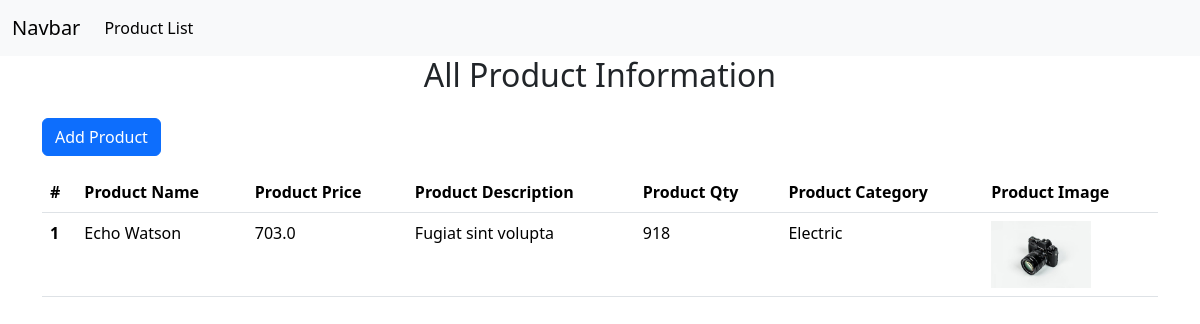
Before: / with the older database file.
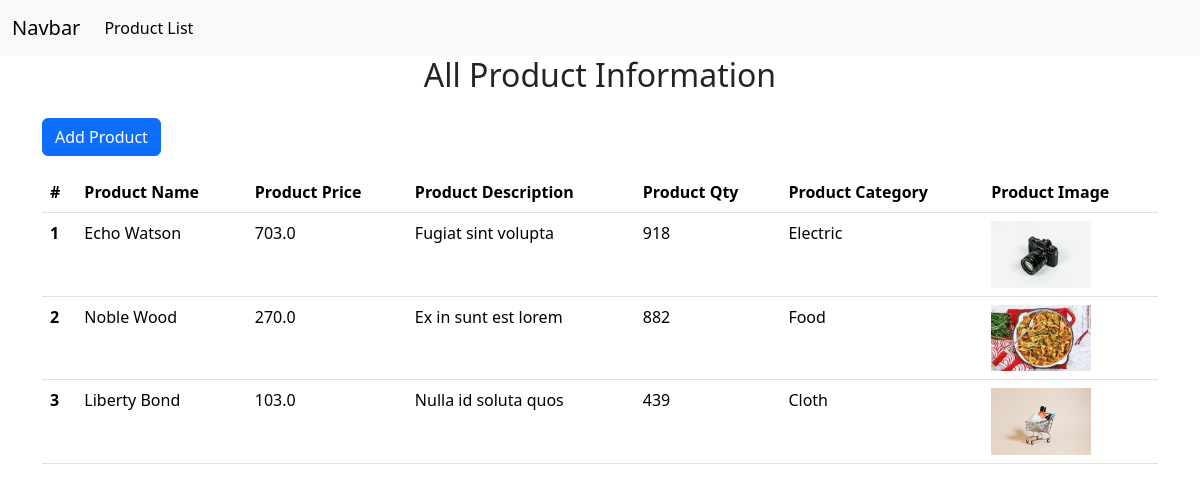
After: the same page with the newer database file.
### form_app/models.py (models this page shows, shortened)
class productModel(models.Model):
    PRODUCT_CATEGORY=[
        ('Electric','Electric'),
        ('Cloth','Cloth'),
        ('Food','Food'),
    ]
    product_name=models.CharField(max_length=100,null=True)
    product_price=models.FloatField(null=True)
    product_description=models.TextField(null=True)
    product_qty=models.PositiveIntegerField(null=True)
    product_cat=models.CharField(choices=PRODUCT_CATEGORY,null=True)
    product_img=models.ImageField(upload_to='media/product_imgs',null=True)

### form_app/views.py (the view)
# urls.py: path('', product_list, name='product_list'),
def product_list(request):
    product_data=productModel.objects.all()
    context={
        'product_data':product_data
    }
    return render(request, 'product_list.html',context)

### form_app/templates/product_list.html
{% extends 'master/base.html' %}
{% block content %}
<h2 class="text-center">All Product Information</h2>
  <a class="btn btn-primary my-3" href="{% url 'add_product' %}">Add Product</a>
  <table class="table">
    <thead>
      <tr>
        <th scope="col">#</th>
        <th scope="col">Product Name</th>
        <th scope="col">Product Price</th>
        <th scope="col">Product Description</th>
        <th scope="col">Product Qty</th>
        <th scope="col">Product Category</th>
        <th scope="col">Product Image</th>
      </tr>
    </thead>
    <tbody>
      {% for data in product_data %}
        <tr>
          <th scope="row">{{ forloop.counter }}</th>
          <td>{{ data.product_name }}</td>
          <td>{{ data.product_price }}</td>
          <td>{{ data.product_description }}</td>
          <td>{{ data.product_qty }}</td>
          <td>{{ data.product_cat }}</td>
          <td>
            {% if data.product_img %}
              <img src="{{ data.product_img.url }}" alt="product img" width="100px" />
            {% else %}
              No image
            {% endif %}
          </td>
        </tr>
      {% endfor %}
    </tbody>
  </table>
{% endblock %}

### form_app/templates/master/base.html (shortened to what this page needs)
<!doctype html>
<html lang="en">
  <head>
    <link href="https://cdn.jsdelivr.net/npm/bootstrap@5.3.8/dist/css/bootstrap.min.css" rel="stylesheet">
  </head>
  <body>
    {% include 'master/nav.html' %}
    <div class="container">
        {% block content %}
    {% endblock content %}
    </div>
  </body>
</html>

### form_app/templates/master/nav.html (shortened to what this page needs)
<nav class="navbar navbar-expand-lg bg-body-tertiary">
  <div class="container-fluid">
    <a class="navbar-brand" href="#">Navbar</a>
    <div class="collapse navbar-collapse" id="navbarSupportedContent">
      <ul class="navbar-nav me-auto mb-2 mb-lg-0">
        <li class="nav-item">
          <a class="nav-link active" aria-current="page" href="{% url 'product_list' %}">Product List</a>
        </li>
      </ul>
    </div>
  </div>
</nav>

Changed rows visible on the page:
added productModel: product_name "Noble Wood", product_price "270.0", product_description "Ex in sunt est lorem", product_qty "882", product_cat "Food", product_img (picture)
added productModel: product_name "Liberty Bond", product_price "103.0", product_description "Nulla id soluta quos", product_qty "439", product_cat "Cloth", product_img (picture)
